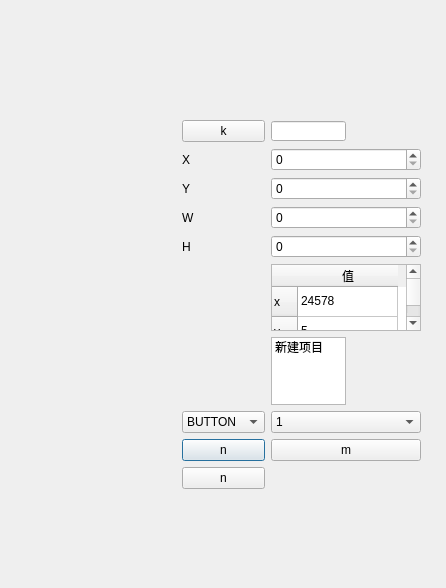
<?xml version="1.0" encoding="UTF-8"?>
<ui version="4.0">
 <class>Dialog</class>
 <widget class="QDialog" name="Dialog">
  <property name="geometry">
   <rect>
    <x>0</x>
    <y>0</y>
    <width>446</width>
    <height>588</height>
   </rect>
  </property>
  <property name="windowTitle">
   <string>Dialog</string>
  </property>
  <widget class="QWidget" name="gridLayoutWidget">
   <property name="geometry">
    <rect>
     <x>40</x>
     <y>120</y>
     <width>381</width>
     <height>369</height>
    </rect>
   </property>
   <layout class="QGridLayout" name="gridLayout">
    <item row="8" column="1">
     <widget class="QPushButton" name="pushButton_2">
      <property name="text">
       <string>n</string>
      </property>
     </widget>
    </item>
    <item row="4" column="1">
     <widget class="QLabel" name="label_4">
      <property name="text">
       <string>H</string>
      </property>
     </widget>
    </item>
    <item row="8" column="2">
     <widget class="QPushButton" name="pushButton_3">
      <property name="text">
       <string>m</string>
      </property>
     </widget>
    </item>
    <item row="3" column="2">
     <widget class="QSpinBox" name="spinBox_3"/>
    </item>
    <item row="6" column="2">
     <widget class="QListWidget" name="listWidget">
      <property name="maximumSize">
       <size>
        <width>75</width>
        <height>16777215</height>
       </size>
      </property>
      <item>
       <property name="text">
        <string>新建项目</string>
       </property>
      </item>
     </widget>
    </item>
    <item row="0" column="2">
     <widget class="QLineEdit" name="lineEdit">
      <property name="maximumSize">
       <size>
        <width>75</width>
        <height>20</height>
       </size>
      </property>
     </widget>
    </item>
    <item row="1" column="1">
     <widget class="QLabel" name="label">
      <property name="text">
       <string>X</string>
      </property>
     </widget>
    </item>
    <item row="2" column="1">
     <widget class="QLabel" name="label_2">
      <property name="text">
       <string>Y</string>
      </property>
     </widget>
    </item>
    <item row="0" column="0">
     <spacer name="horizontalSpacer">
      <property name="orientation">
       <enum>Qt::Horizontal</enum>
      </property>
      <property name="sizeHint" stdset="0">
       <size>
        <width>40</width>
        <height>20</height>
       </size>
      </property>
     </spacer>
    </item>
    <item row="2" column="2">
     <widget class="QSpinBox" name="spinBox_2"/>
    </item>
    <item row="3" column="1">
     <widget class="QLabel" name="label_3">
      <property name="text">
       <string>W</string>
      </property>
     </widget>
    </item>
    <item row="6" column="0">
     <spacer name="verticalSpacer">
      <property name="orientation">
       <enum>Qt::Vertical</enum>
      </property>
      <property name="sizeHint" stdset="0">
       <size>
        <width>20</width>
        <height>40</height>
       </size>
      </property>
     </spacer>
    </item>
    <item row="7" column="1">
     <widget class="QComboBox" name="comboBox">
      <item>
       <property name="text">
        <string>BUTTON</string>
       </property>
      </item>
      <item>
       <property name="text">
        <string>WINDOW</string>
       </property>
      </item>
     </widget>
    </item>
    <item row="1" column="2">
     <widget class="QSpinBox" name="spinBox">
      <property name="maximum">
       <number>1002</number>
      </property>
     </widget>
    </item>
    <item row="7" column="2">
     <widget class="QComboBox" name="comboBox_2">
      <item>
       <property name="text">
        <string>1</string>
       </property>
      </item>
     </widget>
    </item>
    <item row="0" column="1">
     <widget class="QPushButton" name="pushButton">
      <property name="text">
       <string>k</string>
      </property>
     </widget>
    </item>
    <item row="4" column="2">
     <widget class="QSpinBox" name="spinBox_4"/>
    </item>
    <item row="9" column="1">
     <widget class="QPushButton" name="pushButton_4">
      <property name="text">
       <string>n</string>
      </property>
     </widget>
    </item>
    <item row="5" column="2">
     <widget class="QTableWidget" name="tableWidget">
      <property name="maximumSize">
       <size>
        <width>150</width>
        <height>16777215</height>
       </size>
      </property>
      <property name="editTriggers">
       <set>QAbstractItemView::AnyKeyPressed|QAbstractItemView::CurrentChanged|QAbstractItemView::EditKeyPressed</set>
      </property>
      <row>
       <property name="text">
        <string>x</string>
       </property>
      </row>
      <row>
       <property name="text">
        <string>y</string>
       </property>
      </row>
      <row>
       <property name="text">
        <string>w</string>
       </property>
      </row>
      <row>
       <property name="text">
        <string>h</string>
       </property>
      </row>
      <row>
       <property name="text">
        <string>text</string>
       </property>
      </row>
      <column>
       <property name="text">
        <string>值</string>
       </property>
      </column>
      <item row="0" column="0">
       <property name="text">
        <string>24578</string>
       </property>
       <property name="flags">
        <set>ItemIsSelectable|ItemIsEditable|ItemIsDragEnabled|ItemIsDropEnabled|ItemIsUserCheckable|ItemIsEnabled|ItemIsTristate</set>
       </property>
      </item>
      <item row="1" column="0">
       <property name="text">
        <string>5</string>
       </property>
      </item>
      <item row="2" column="0">
       <property name="text">
        <string>7</string>
       </property>
      </item>
      <item row="3" column="0">
       <property name="text">
        <string>8</string>
       </property>
      </item>
      <item row="4" column="0">
       <property name="text">
        <string>99</string>
       </property>
      </item>
     </widget>
    </item>
   </layout>
  </widget>
  <widget class="QFrame" name="frame">
   <property name="geometry">
    <rect>
     <x>110</x>
     <y>-464</y>
     <width>120</width>
     <height>80</height>
    </rect>
   </property>
   <property name="frameShape">
    <enum>QFrame::StyledPanel</enum>
   </property>
   <property name="frameShadow">
    <enum>QFrame::Raised</enum>
   </property>
  </widget>
 </widget>
 <resources/>
 <connections>
  <connection>
   <sender>spinBox</sender>
   <signal>editingFinished()</signal>
   <receiver>frame</receiver>
   <slot>close()</slot>
   <hints>
    <hint type="sourcelabel">
     <x>290</x>
     <y>38</y>
    </hint>
    <hint type="destinationlabel">
     <x>129</x>
     <y>49</y>
    </hint>
   </hints>
  </connection>
  <connection>
   <sender>lineEdit</sender>
   <signal>editingFinished()</signal>
   <receiver>frame</receiver>
   <slot>close()</slot>
   <hints>
    <hint type="sourcelabel">
     <x>319</x>
     <y>81</y>
    </hint>
    <hint type="destinationlabel">
     <x>129</x>
     <y>49</y>
    </hint>
   </hints>
  </connection>
  <connection>
   <sender>pushButton</sender>
   <signal>clicked()</signal>
   <receiver>frame</receiver>
   <slot>close()</slot>
   <hints>
    <hint type="sourcelabel">
     <x>261</x>
     <y>82</y>
    </hint>
    <hint type="destinationlabel">
     <x>129</x>
     <y>49</y>
    </hint>
   </hints>
  </connection>
  <connection>
   <sender>comboBox</sender>
   <signal>currentIndexChanged(QString)</signal>
   <receiver>frame</receiver>
   <slot>close()</slot>
   <hints>
    <hint type="sourcelabel">
     <x>261</x>
     <y>331</y>
    </hint>
    <hint type="destinationlabel">
     <x>129</x>
     <y>49</y>
    </hint>
   </hints>
  </connection>
  <connection>
   <sender>comboBox_2</sender>
   <signal>currentIndexChanged(int)</signal>
   <receiver>frame</receiver>
   <slot>close()</slot>
   <hints>
    <hint type="sourcelabel">
     <x>342</x>
     <y>331</y>
    </hint>
    <hint type="destinationlabel">
     <x>129</x>
     <y>49</y>
    </hint>
   </hints>
  </connection>
  <connection>
   <sender>listWidget</sender>
   <signal>itemSelectionChanged()</signal>
   <receiver>frame</receiver>
   <slot>close()</slot>
   <hints>
    <hint type="sourcelabel">
     <x>342</x>
     <y>259</y>
    </hint>
    <hint type="destinationlabel">
     <x>129</x>
     <y>49</y>
    </hint>
   </hints>
  </connection>
  <connection>
   <sender>comboBox</sender>
   <signal>activated(QString)</signal>
   <receiver>frame</receiver>
   <slot>close()</slot>
   <hints>
    <hint type="sourcelabel">
     <x>261</x>
     <y>331</y>
    </hint>
    <hint type="destinationlabel">
     <x>129</x>
     <y>49</y>
    </hint>
   </hints>
  </connection>
  <connection>
   <sender>tableWidget</sender>
   <signal>cellChanged(int,int)</signal>
   <receiver>frame</receiver>
   <slot>close()</slot>
   <hints>
    <hint type="sourcelabel">
     <x>344</x>
     <y>289</y>
    </hint>
    <hint type="destinationlabel">
     <x>169</x>
     <y>-424</y>
    </hint>
   </hints>
  </connection>
  <connection>
   <sender>tableWidget</sender>
   <signal>itemChanged(QTableWidgetItem*)</signal>
   <receiver>frame</receiver>
   <slot>close()</slot>
   <hints>
    <hint type="sourcelabel">
     <x>344</x>
     <y>289</y>
    </hint>
    <hint type="destinationlabel">
     <x>169</x>
     <y>-424</y>
    </hint>
   </hints>
  </connection>
 </connections>
</ui>
